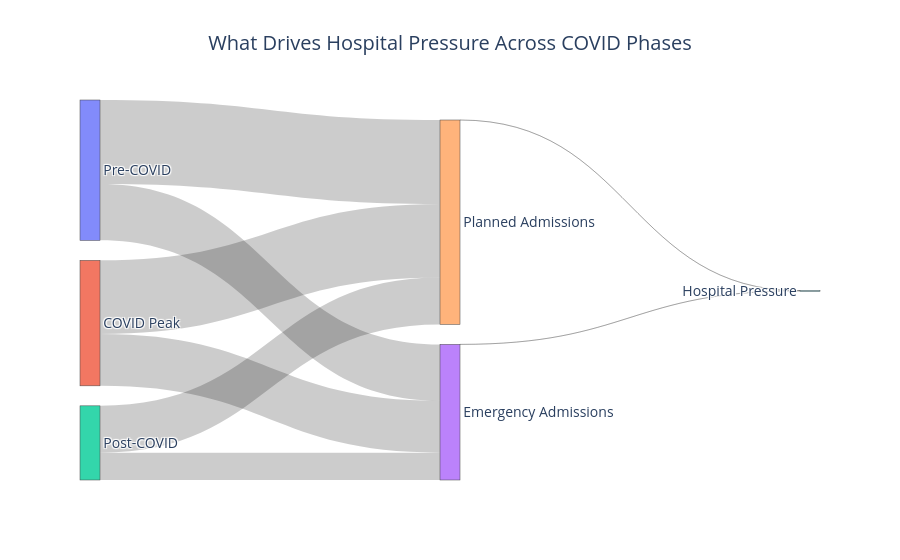

Notebook cell for this chart:
### Code cell
import plotly.graph_objects as go
import pandas as pd

# ---------------------------
# PREP DATA
# ---------------------------
df = data.copy()

# Ensure correct order
phase_order = ['pre_covid', 'covid_peak', 'post_covid']
df['covid_phase'] = pd.Categorical(df['covid_phase'], categories=phase_order, ordered=True)

# Aggregate
df_grouped = df.groupby('covid_phase').agg({
    'admissions': 'sum',
    'emergency': 'sum',
    'hospital_pressure_index': 'sum',
    'age_75_plus': 'sum'
}).reset_index()

# Derived
df_grouped['non_emergency'] = df_grouped['admissions'] - df_grouped['emergency']

# ---------------------------
# NODES
# ---------------------------
labels = [
    'Pre-COVID', 'COVID Peak', 'Post-COVID',
    'Emergency Admissions', 'Planned Admissions',
    'Hospital Pressure'
]

# ---------------------------
# LINKS
# ---------------------------
source = []
target = []
values = []

# Phase → Emergency / Planned
for i in range(3):
    # Emergency
    source.append(i)
    target.append(3)
    values.append(df_grouped.loc[i, 'emergency'])

    # Planned
    source.append(i)
    target.append(4)
    values.append(df_grouped.loc[i, 'non_emergency'])

# Emergency / Planned → Pressure
# Weight pressure contribution proportionally
total_emergency = df_grouped['emergency'].sum()
total_planned = df_grouped['non_emergency'].sum()
total_pressure = df_grouped['hospital_pressure_index'].sum()

emergency_pressure = total_pressure * (total_emergency / (total_emergency + total_planned))
planned_pressure = total_pressure * (total_planned / (total_emergency + total_planned))

source += [3, 4]
target += [5, 5]
values += [emergency_pressure, planned_pressure]

# ---------------------------
# PLOT
# ---------------------------
fig = go.Figure(go.Sankey(
    node=dict(
        label=labels,
        pad=20,
        thickness=20
    ),
    link=dict(
        source=source,
        target=target,
        value=values
    )
))

fig.update_layout(title="What Drives Hospital Pressure Across COVID Phases",
                 title_x=0.5,
                 font=dict(size=14))  # center the title
fig.show()

### Figure 1 — Plotly figure (JSON) as saved in the notebook; plotly's stock layout.template omitted (floating-point values rounded to 4 significant figures)
{"data": [{"link": {"source": [0, 0, 1, 1, 2, 2, 3, 4], "target": [3, 4, 3, 4, 3, 4, 5, 5], "value": [12484745, 18548855, 11447388, 16297031, 6051228, 10345370, 702.1, 1058.0]}, "node": {"label": ["Pre-COVID", "COVID Peak", "Post-COVID", "Emergency Admissions", "Planned Admissions", "Hospital Pressure"], "pad": 20, "thickness": 20}, "type": "sankey"}], "layout": {"autosize": true, "font": {"size": 14}, "title": {"text": "What Drives Hospital Pressure Across COVID Phases", "x": 0.5}}}
